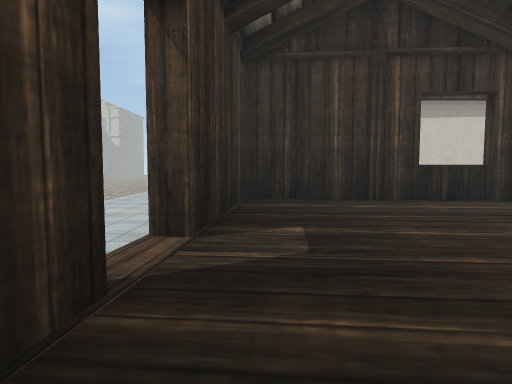
[1] (above)

16 first-person views from a walk through a 3-D level made in the Unity game engine. The camera is 1.5 m above the floor, tilts 4° down and sees 75° across. Doors are open. The floor is counted in squares, 1.8 m on a side. Each view is taken from the middle of a square. On the plan, view 1 faces up. The plan holds only what a view shows up to about 11 squares ahead; the rest is blank. The place goes on beyond the plan. The player is left out. Some surface patterns are stand-ins.

[2]
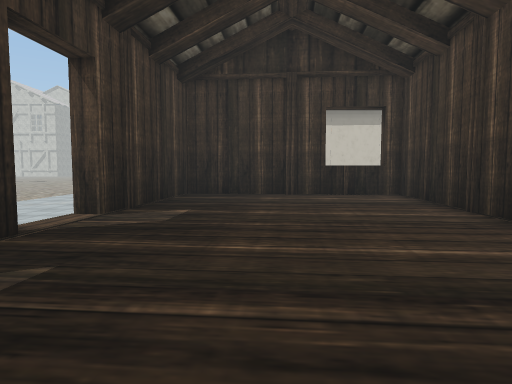

[3]
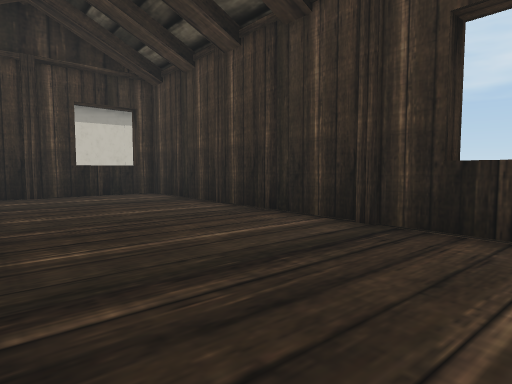

[4]
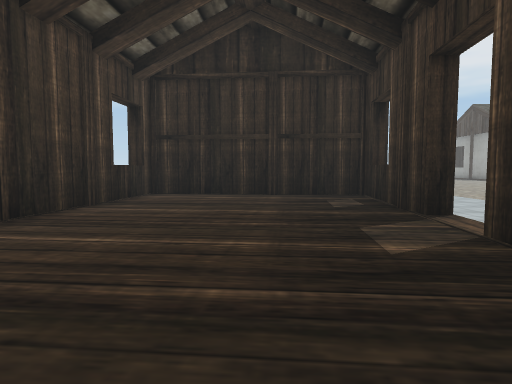

[5]
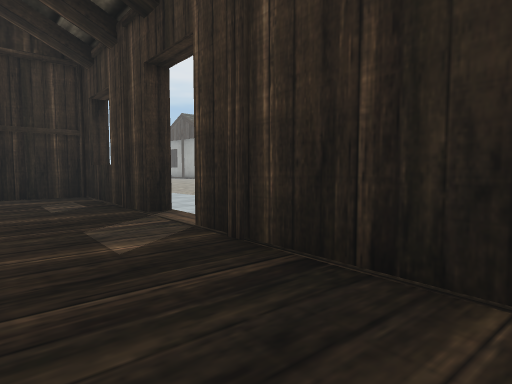

[6]
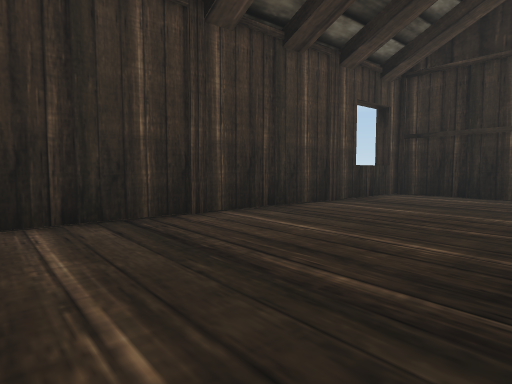

[7]
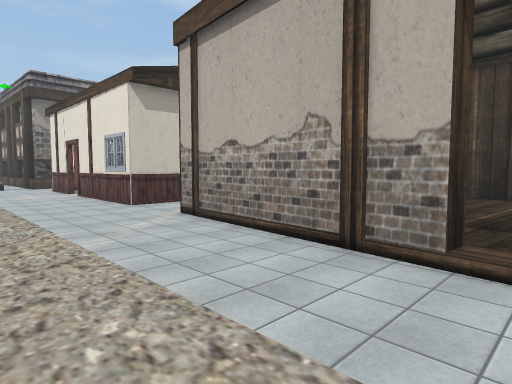

[8]
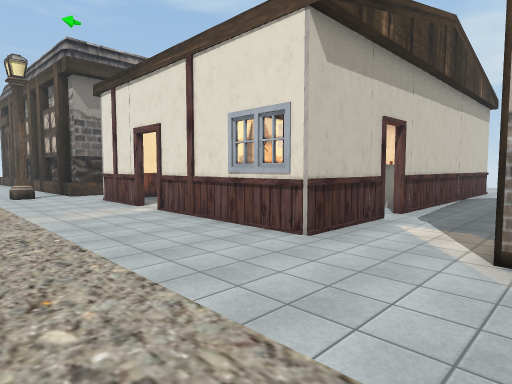

[9]
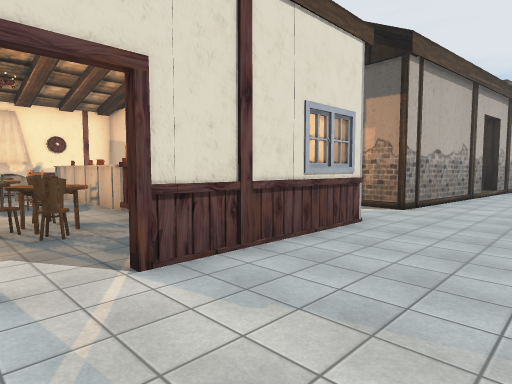

[10]
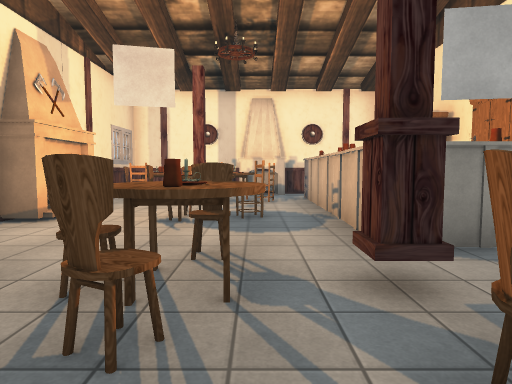

[11]
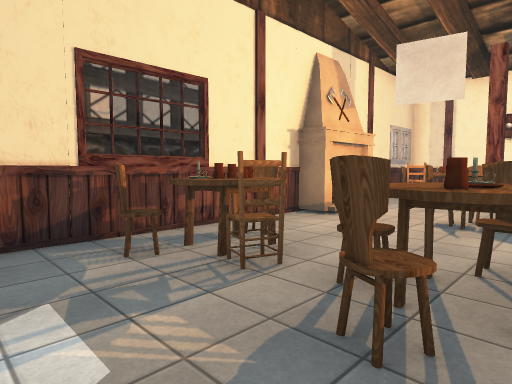

[12]
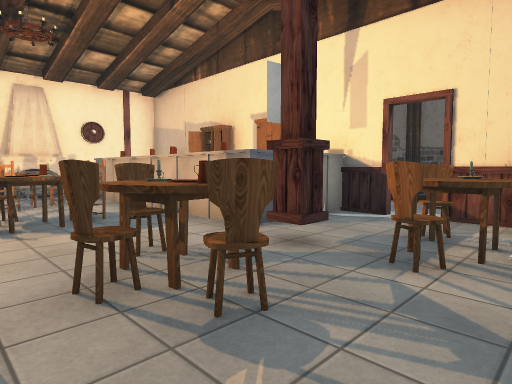

[13]
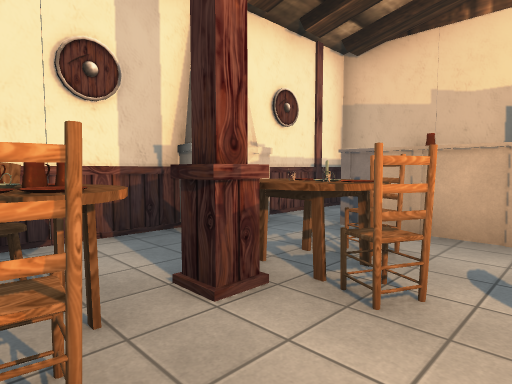

[14]
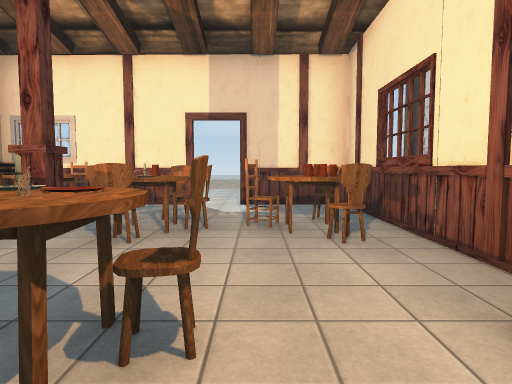

[15]
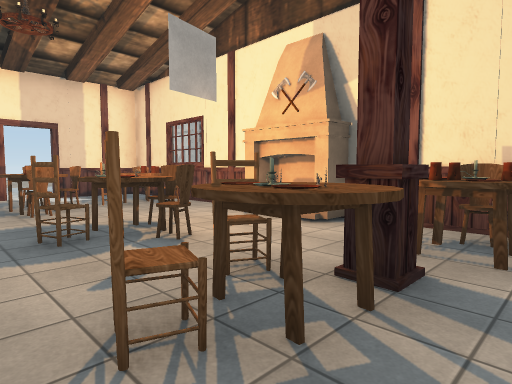

[16]
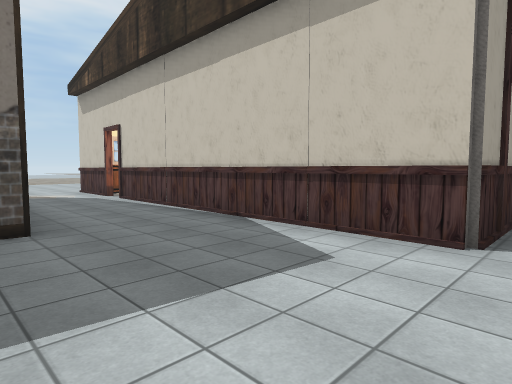

### Floor plan
Key: @ floor where view 1 was taken; # wall or solid block; . main floor; : floor 0.25 m higher than the main floor; / step, stairs or slope; D open door; C column; H chair; T table; F fireplace; U cupboard; A chandelier; B barrel; O other object.
Columns run from 5 left of view 1 to 12 right of it. Each row starts with its distance up from view 1.
 22   #
 21   ..
 20   ..########F####
 19   ..#..OT....HOH#
 18  /..#..HH.H..HC.#
 17  /..D..HH.TH.TA.#
 16  /..#..T...H..T.F
 15  /..#.HC......H.#
 14  /..#OH..OOOOOO.#
 13 :/..#B...OU.UU .#
 12 :/..###D##U#U  ##.
 11 :/................
 10 :/................
  9 :/..#########.....
  8 //..#:::::::#.....
  7 :/..#:::::::#
  6 :/..#:::::::#
  5 :/..#:::::::#
  4 :/..#::::::##
  3 : ../::::::#
  2    .#::::::#
  1   ..#::::::#
  0  /. #@:::::#
 -1  /. #::::::#
 -2     #::::::#
 -3     ########

Where each view was taken, in squares from view 1:
view 1: 0 up, 0 right, facing up
view 2: 2 down, 2 right, facing up
view 3: 2 down, 1 right, facing up-right
view 4: 8 up, 2 right, facing down
view 5: 8 up, 2 right, facing down-left
view 6: 8 up, 1 right, facing down-right
view 7: 3 up, 5 left, facing up-right
view 8: 9 up, 5 left, facing up-right
view 9: 18 up, 4 left, facing down-right
view 10: 16 up, 0 right, facing right
view 11: 16 up, 0 right, facing up-right
view 12: 18 up, 0 right, facing down-right
view 13: 19 up, 7 right, facing down-right
view 14: 18 up, 7 right, facing left
view 15: 15 up, 10 right, facing up-left
view 16: 8 up, 12 right, facing up-left
